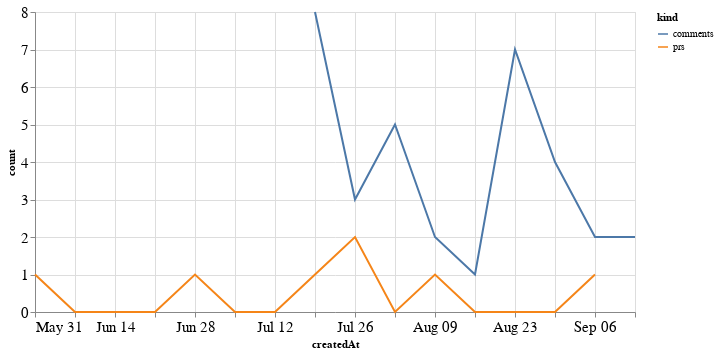

The code cell stored with this chart in its notebook:
### Code cell
alt.Chart(total_time, width=600).mark_line().encode(
    x='createdAt',
    y='count',
    color='kind'
)

### Figure 1 — Vega-Lite specification as saved in the notebook (floating-point values rounded to 4 significant figures)
{"config": {"axisLeft": {"labelFontSize": 15}, "axisBottom": {"labelFontSize": 15}}, "data": {"name": "data-09443ee5cf97e6b5eb4cd15c758cbd9e"}, "mark": "line", "encoding": {"color": {"type": "nominal", "field": "kind"}, "x": {"type": "temporal", "field": "createdAt"}, "y": {"type": "quantitative", "field": "count"}}, "width": 600, "$schema": "https://vega.github.io/schema/vega-lite/v4.8.1.json", "datasets": {"data-09443ee5cf97e6b5eb4cd15c758cbd9e": [{"createdAt": "2020-05-31T00:00:00", "kind": "prs", "count": 1.0}, {"createdAt": "2020-06-07T00:00:00", "kind": "prs", "count": 0.0}, {"createdAt": "2020-06-14T00:00:00", "kind": "prs", "count": 0.0}, {"createdAt": "2020-06-21T00:00:00", "kind": "prs", "count": 0.0}, {"createdAt": "2020-06-28T00:00:00", "kind": "prs", "count": 1.0}, {"createdAt": "2020-07-05T00:00:00", "kind": "prs", "count": 0.0}, {"createdAt": "2020-07-12T00:00:00", "kind": "prs", "count": 0.0}, {"createdAt": "2020-07-19T00:00:00", "kind": "prs", "count": 1.0}, {"createdAt": "2020-07-26T00:00:00", "kind": "prs", "count": 2.0}, {"createdAt": "2020-08-02T00:00:00", "kind": "prs", "count": 0.0}, {"createdAt": "2020-08-09T00:00:00", "kind": "prs", "count": 1.0}, {"createdAt": "2020-08-16T00:00:00", "kind": "prs", "count": 0.0}, {"createdAt": "2020-08-23T00:00:00", "kind": "prs", "count": 0.0}, {"createdAt": "2020-08-30T00:00:00", "kind": "prs", "count": 0.0}, {"createdAt": "2020-09-06T00:00:00", "kind": "prs", "count": 1.0}, {"createdAt": "2020-09-13T00:00:00", "kind": "prs", "count": null}, {"createdAt": "2020-05-31T00:00:00", "kind": "comments", "count": null}, {"createdAt": "2020-06-07T00:00:00", "kind": "comments", "count": null}, {"createdAt": "2020-06-14T00:00:00", "kind": "comments", "count": null}, {"createdAt": "2020-06-21T00:00:00", "kind": "comments", "count": null}, {"createdAt": "2020-06-28T00:00:00", "kind": "comments", "count": null}, {"createdAt": "2020-07-05T00:00:00", "kind": "comments", "count": null}, {"createdAt": "2020-07-12T00:00:00", "kind": "comments", "count": null}, {"createdAt": "2020-07-19T00:00:00", "kind": "comments", "count": 8.0}, {"createdAt": "2020-07-26T00:00:00", "kind": "comments", "count": 3.0}, {"createdAt": "2020-08-02T00:00:00", "kind": "comments", "count": 5.0}, {"createdAt": "2020-08-09T00:00:00", "kind": "comments", "count": 2.0}, {"createdAt": "2020-08-16T00:00:00", "kind": "comments", "count": 1.0}, {"createdAt": "2020-08-23T00:00:00", "kind": "comments", "count": 7.0}, {"createdAt": "2020-08-30T00:00:00", "kind": "comments", "count": 4.0}, {"createdAt": "2020-09-06T00:00:00", "kind": "comments", "count": 2.0}, {"createdAt": "2020-09-13T00:00:00", "kind": "comments", "count": 2.0}]}}
